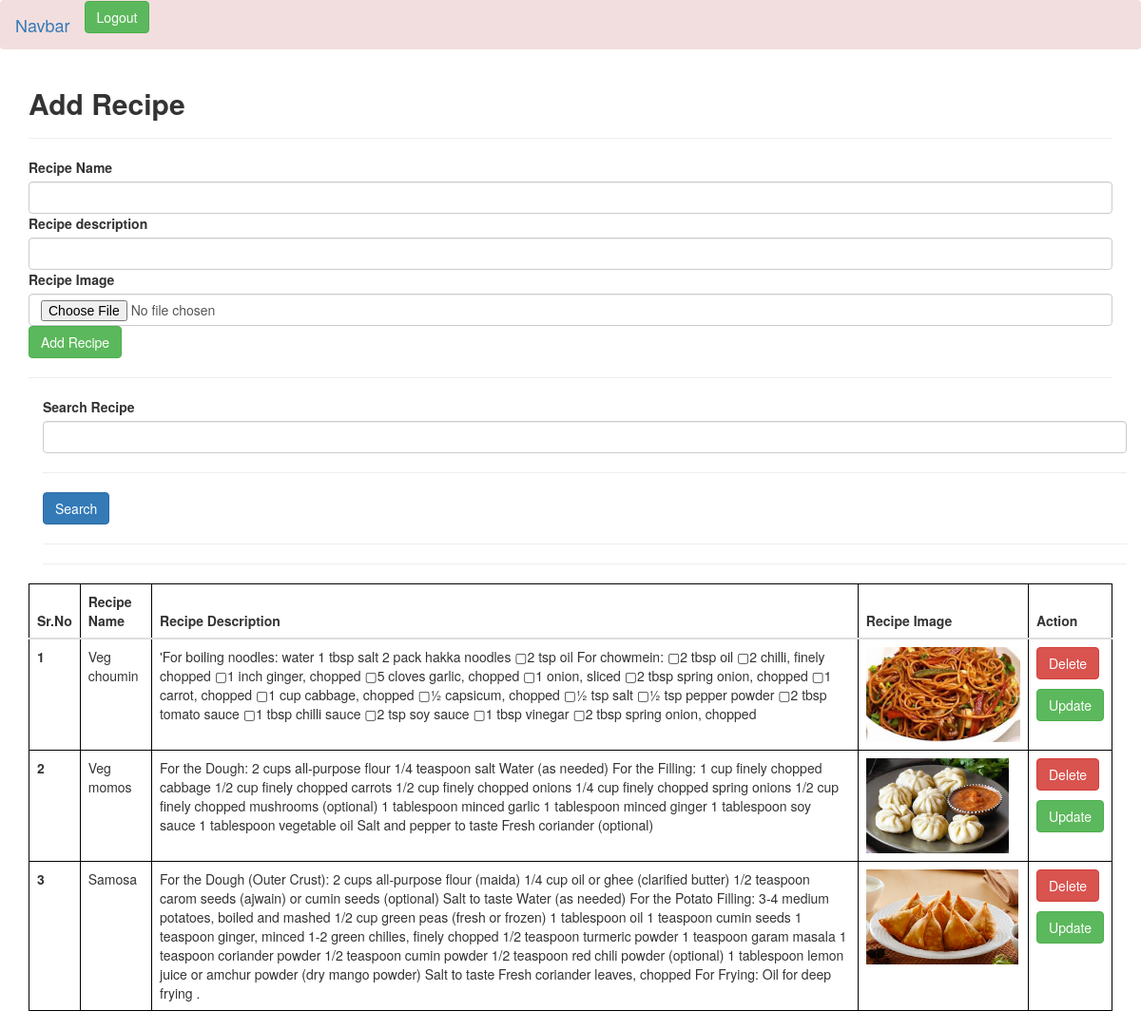
The app's page / (signed in) with its own data.
### veg/models.py (models this page shows)
class veg_recipe(models.Model):
    user=models.ForeignKey(User,on_delete=models.SET_NULL,null=True,blank=True)
    recipe_name = models.CharField(max_length=50, null=False, blank=False)
    recipe_procedure = models.TextField(max_length=2000, null=False, blank=False)
    recipe_image = models.ImageField(upload_to='media', null=True, blank=True)

### veg/views.py (the view, shortened to what this page needs)
# urls.py: path('',Recipe,name='Recipe'),
@login_required(login_url='login_page')
def Recipe(request):
    query=veg_recipe.objects.all()
    if request.GET.get('search'):
        query=query.filter(recipe_name__icontains=request.GET.get('search'))
    context={'Recipe':query}
    return render(request,'recipe.html',context)

### veg/templates/recipe.html (shortened to what this page needs)
<!DOCTYPE html>
<html>
    <head>
        <link rel="stylesheet" href="https://maxcdn.bootstrapcdn.com/bootstrap/3.4.1/css/bootstrap.min.css">
    </head>
    <body>
      <nav class="navbar bg-dark p-3 bg-danger shadow-lg">
        <div class="container-fluid">
          <a class="navbar-brand">Navbar</a>
          <form class="d-flex" role="search">
            {% if request.user.is_authenticated %}
    <a href="{% url 'logout_page' %}" class="btn btn-success">Logout</a>
{% else %}
    <a href="{% url 'login_page' %}" class="btn btn-success">Login</a>
{% endif %}
          </form>
        </div>
      </nav>
<div class='container mt-5'>
        <form class='col-6 mx-auto card p-2 shadow-lg' method='post' enctype='multipart/form-data'>
        <h2><b>Add Recipe</b></h2>
        <hr>
            <div class="mb-3">
              <label for="exampleInputEmail1" class="form-label">Recipe Name</label>
              <input type="text" name="recipe_name" required class="form-control" >
            <div class="mb-3">
              <label for="exampleInputPassword1" class="form-label">Recipe description</label>
              <input type="text" name="recipe_procedure" required class="form-control">
            </div>
            <div class="mb-3">
                <label for="exampleInputPassword1" class="form-label">Recipe Image</label>
                <input type="file" name="recipe_image" class="form-control">
              </div>
            <button type="submit" class="btn btn-success">Add Recipe</button>
          </form>
          <hr>
          <div class="container mt-5" >
            <form class='col-6 mx-auto ' >
                <div class="mb-3">
                  <label for="exampleInputEmail1" class="form-label" >Search Recipe </label>
                  <input type="text" name="search" class="form-control" >
                  <hr>
                </div>
                <button type='submit' class='btn btn-primary'>Search</button>
                <hr><hr>
                </form>
              </div>
          <table class="table">
            <thead>
              <tr>
                <th scope="col">Sr.No</th>
                <th scope="col">Recipe Name</th>
                <th scope="col">Recipe Description</th>
                <th scope="col">Recipe Image</th>
                <th scope="col">Action</th>
              </tr>
            </thead>
            <tbody>
              {% for recipe in Recipe%}
              <tr>
                <th scope="row">{{forloop.counter}}</th>
                <td>{{recipe.recipe_name}}</td>
                <td>{{recipe.recipe_procedure}}</td>
                <td>
                  <img src="/media/{{recipe.recipe_image}}" style="height:100px"></td>
                <td>
                  <a href='/delete/{{recipe.id}}/' class='btn btn-danger' style= "margin-bottom: 10px">Delete</a>
                  <br>
                  <a href=" /update/{{recipe.id}}/" class='btn btn-success'>Update</a>
                </td>
                </tr>
              {% endfor %}
            </tbody>
          </table>
</div>
    </body>
</html>

### veg/templates/recipe.html (style rules this page uses)
table, th, td { border: 1px solid black }

### records on screen
veg_recipe: recipe_name "Veg choumin", recipe_procedure "'For boiling noodles: water 1 tbsp salt 2 pack hakka noodles ▢2 tsp oil For chowmein: ▢2 tbsp oil ▢2 chilli, finely chopped ▢1 inch ginger, chopped ▢5 cloves garlic, chopped ▢1 onion, sliced ▢2 tbsp spring onion, chopped ▢1 carrot, chopped ▢1 cup cabbage, chopped ▢½ capsicum, chopped ▢½ tsp salt ▢½ tsp pepper powder ▢2 tbsp tomato sauce ▢1 tbsp chilli sauce ▢2 tsp soy sauce ▢1 tbsp vinegar ▢2 tbsp spring onion, chopped", recipe_image (picture)
veg_recipe: recipe_name "Veg momos", recipe_procedure "For the Dough: 2 cups all-purpose flour 1/4 teaspoon salt Water (as needed) For the Filling: 1 cup finely chopped cabbage 1/2 cup finely chopped carrots 1/2 cup finely chopped onions 1/4 cup finely chopped spring onions 1/2 cup finely chopped mushrooms (optional) 1 tablespoon minced garlic 1 tablespoon minced ginger 1 tablespoon soy sauce 1 tablespoon vegetable oil Salt and pepper to taste Fresh coriander (optional)", recipe_image (picture)
veg_recipe: recipe_name "Samosa", recipe_procedure "For the Dough (Outer Crust): 2 cups all-purpose flour (maida) 1/4 cup oil or ghee (clarified butter) 1/2 teaspoon carom seeds (ajwain) or cumin seeds (optional) Salt to taste Water (as needed) For the Potato Filling: 3-4 medium potatoes, boiled and mashed 1/2 cup green peas (fresh or frozen) 1 tablespoon oil 1 teaspoon cumin seeds 1 teaspoon ginger, minced 1-2 green chilies, finely chopped 1/2 teaspoon turmeric powder 1 teaspoon garam masala 1 teaspoon coriander powder 1/2 teaspoon cumin powder 1/2 teaspoon red chili powder (optional) 1 tablespoon lemon juice or amchur powder (dry mango powder) Salt to taste Fresh coriander leaves, chopped For Frying: Oil for deep frying .", recipe_image (picture)
